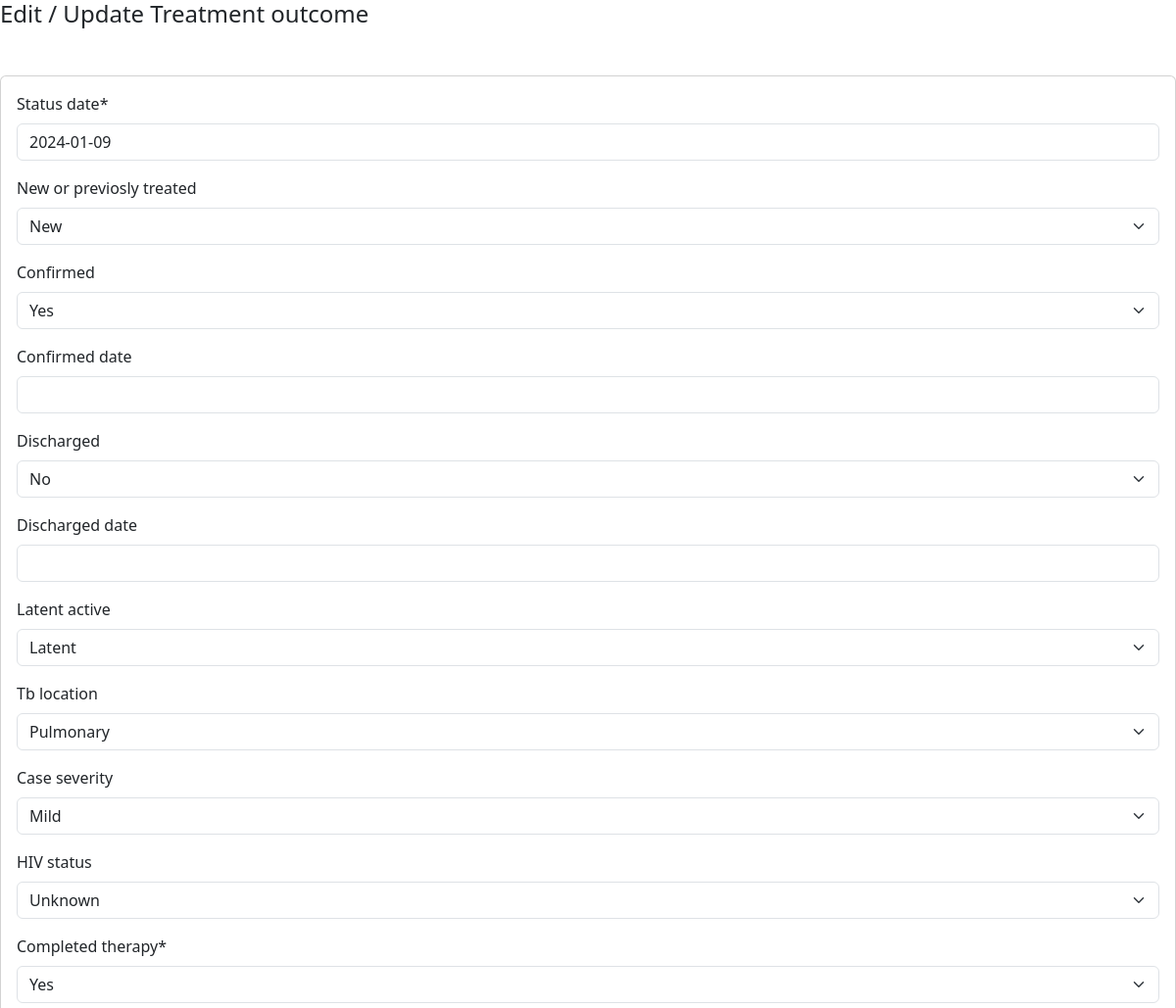
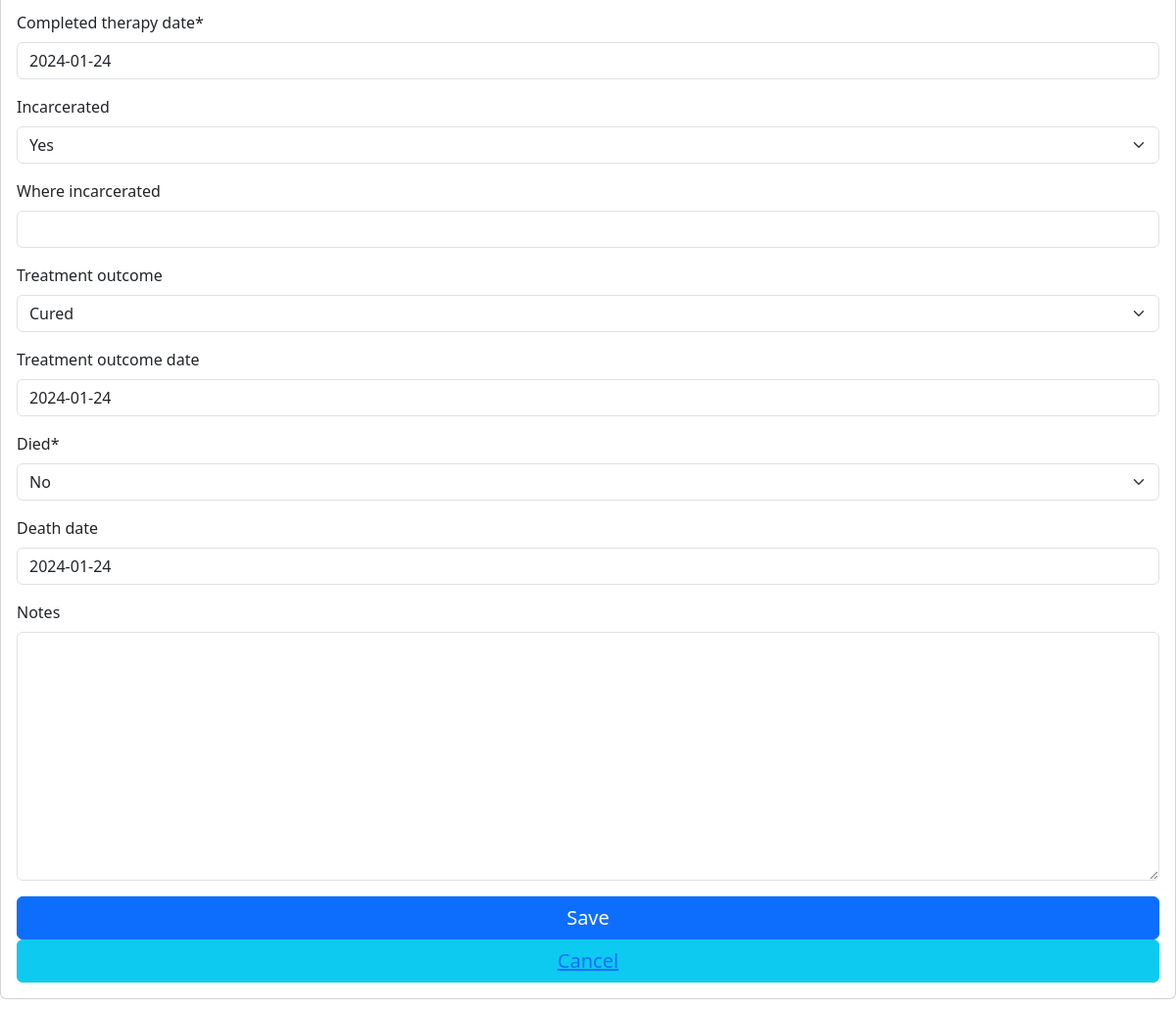
Screenshot of /client/edit/patient_status/1/ with the database file from the repository (2 pictures, top to bottom).
### tb_app/models.py (models this page shows, shortened)
class Patient_Status(TSIS2BaseModel):
    client = models.ForeignKey("client", blank=False, null=False, on_delete=models.PROTECT)
    status_date = models.DateField(blank=False, null=False)
    new_or_previosly_treated = models.CharField(choices=NEW,blank=True, null=True,max_length=255)
    confirmed = models.CharField(choices=YES_NO,blank=True, null=True,max_length=255)
    confirmed_date = models.DateField(blank=True, null=True,max_length=255)
    discharged = models.CharField(choices=YES_NO,blank=True, null=True,max_length=255)
    discharged_date = models.DateField(blank=True, null=True,max_length=255)
    latent_active = models.CharField(choices=LATENT_ACTIVE,blank=True, null=True,max_length=255)
    tb_location = models.CharField(choices=PULMONARY, blank=True, null=True,max_length=255)
    case_severity = models.CharField(choices=SEVERITY,blank=True, null=True,max_length=255)
    HIV_status = models.CharField(choices=HIV,blank=True, null=True,max_length=255)
    completed_therapy = models.CharField(choices=YES_NO, blank=False, null=False,max_length=255)
    completed_therapy_date = models.DateField(blank=False, null=False,max_length=255)
    incarcerated = models.CharField(choices=YES_NO,blank=True, null=True,max_length=255)
    where_incarcerated = models.CharField(blank=True, null=True,max_length=255)
    treatment_outcome = models.CharField(choices=TX_OUTCOME,blank=True, null=True,max_length=255)
    treatment_outcome_date = models.DateField(blank=True, null=True,max_length=255)
    died = models.CharField(choices=YES_NO, blank=False, null=False, max_length=255)
    death_date = models.DateField(blank=True, null=True)
    notes = models.TextField(blank=True, null=True)
    class Meta(object):
        default_permissions = ('add', 'change', 'delete', 'view', 'list')

### tb_app/views.py (the view)
# urls.py: path('edit/patient_status/<int:patient_status_id>/', edit_patient_status, name='edit_patient_status'),
def edit_patient_status(request, patient_status_id):
    patient_status = get_object_or_404(Patient_Status, pk=patient_status_id)
    client = patient_status.client
    if request.method == 'POST':
        form = Patient_StatusForm(request.POST, instance=patient_status)
        if form.is_valid():
            patient_status = form.save(commit=False)
            patient_status.modified_by_id =  request.session['User_id']
            patient_status.modified_on =  datetime.now()
            patient_status.save()
            return render(request, 'close_window.html')
    else:
        form = Patient_StatusForm(instance=patient_status)
    return render(request, 'edit_patient_status.html', {'form': form, 'patient_status': patient_status})

### tb_app/forms.py
class Patient_StatusForm(forms.ModelForm):
    class Meta:
        model = Patient_Status
        exclude = ['created_at', 'modified_on', 'created_by', 'modified_by', 'is_active', 'deleted_at', 'deleted_by', 'client', 'facility']
        widgets = {
            "status_date": DatePickerInput(),
             "confirmed_date": DatePickerInput(),
              "discharged_date": DatePickerInput(),
               "completed_therapy_date": DatePickerInput(),
                "treatment_outcome_date": DatePickerInput(),
                 "death_date": DatePickerInput(),
         }

### tb_app/base_model.py (called while the page is built)
    def get_queryset(self):
        if self.include_deleted:
            return TSIS2BaseQuerySet(self.model)
        return TSIS2BaseQuerySet(self.model).filter(deleted_at=None)

### tb_app/templates/edit_patient_status.html (shortened to what this page needs)
  {% load widget_tweaks %}
  {% load bootstrap5 %}
  {% bootstrap_css %}
  {% load crispy_forms_tags %}
  {% block content %}
<h4>Edit / Update Treatment outcome</h4>
<form method="POST" class="card p-3 mt-5 form-floating form-horizontal form-group">
  {{ form|crispy}}
  <button type="submit" class="btn btn-primary" style="font-size: 20px;">Save</button>
  <button class="btn btn-info" style="font-size: 20px;"><a href="{% url 'close_window'  %}">Cancel</a></button>
 </form>
{% endblock %}

### rows the page displays
Patient_Status: status_date "2024-01-09", new_or_previosly_treated "New", confirmed "Yes", discharged "No", latent_active "Latent", tb_location "Pulmonary", case_severity "Mild", HIV_status "Unknown", completed_therapy "Yes", completed_therapy_date "2024-01-24", incarcerated "Yes", treatment_outcome "Cured", treatment_outcome_date "2024-01-24", died "No", death_date "2024-01-24"
